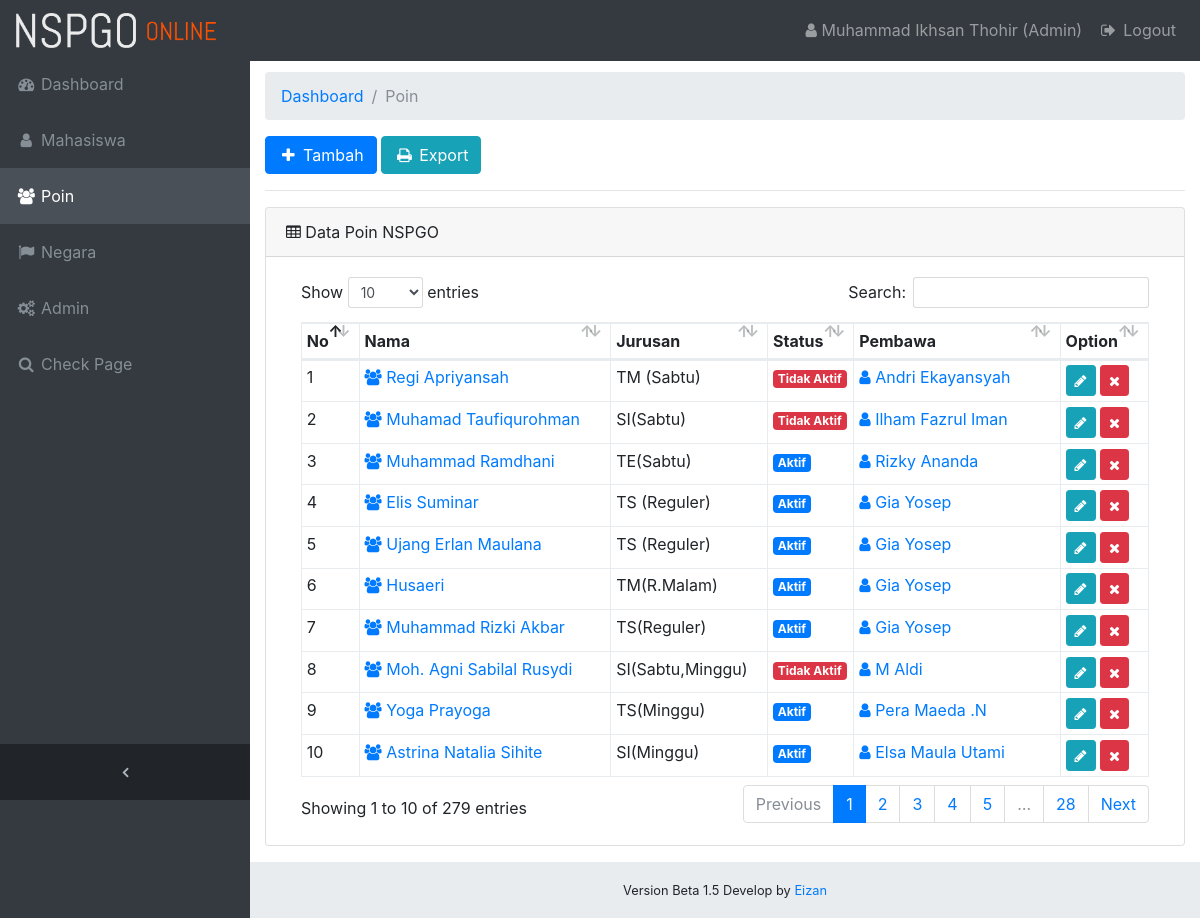
/admin/table_poin.php (signed in), run on the app's committed database.
### tables this page shows
CREATE TABLE `tbl_poin` (
  `poin_id` int(11) NOT NULL,
  `poin_nim` varchar(255) NOT NULL,
  `mhs_nim` varchar(11) NOT NULL,
  `poin_nama` varchar(255) NOT NULL,
  `poin_kelas` varchar(255) NOT NULL,
  `poin_semester` varchar(255) NOT NULL,
  `poin_jurusan` varchar(255) NOT NULL,
  `poin_asal_sekolah` varchar(255) NOT NULL,
  `poin_status` varchar(255) NOT NULL,
  `poin_keterangan` text NOT NULL
);

CREATE TABLE `tbl_mhs` (
  `mhs_id` int(11) NOT NULL,
  `mhs_nim` varchar(255) NOT NULL,
  `mhs_no_nspgo` varchar(255) NOT NULL,
  `mhs_nama` varchar(255) NOT NULL,
  `mhs_jurusan` varchar(255) NOT NULL,
  `mhs_kelas` varchar(255) NOT NULL,
  `mhs_semester` varchar(255) NOT NULL,
  `mhs_status` varchar(255) NOT NULL,
  `mhs_keterangan` text NOT NULL,
  `mhs_poin` int(11) NOT NULL
);

### include/mysqli_class.php (called while the page is built, shortened)
<?php
class Database{
	private $db_host = "localhost";
	private $db_user = "root";
	private $db_pass = "";
	private $db_name = "nspgo";
	private $con = false;
    private $myconn = "";
	private $result = array();
	public function connect(){
		if(!$this->con){
			$this->myconn = new mysqli($this->db_host,$this->db_user,$this->db_pass,$this->db_name);
            if($this->myconn->connect_errno > 0){
                array_push($this->result,$this->myconn->connect_error);
                return false;
            }else{
                $this->con = true;
                return true;
            }
        }else{
            return true;
        }
	}
	public function sql($sql){
		$query = $this->myconn->query($sql);
		if($query){
			$this->numResults = $query->num_rows;
			for($i = 0; $i < $this->numResults; $i++){
				$r = $query->fetch_array();
               	$key = array_keys($r);
               	for($x = 0; $x < count($key); $x++){
                   	if(!is_int($key[$x])){
                   		if($query->num_rows >= 1){
                   			$this->result[$i][$key[$x]] = $r[$key[$x]];
						}else{
							$this->result = null;
						}
					}
				}
			}
			return true;
		}else{
			array_push($this->result,$this->myconn->error);
			return false;
		}
	}
    public function getResult(){
        $val = $this->result;
        $this->result = array();
        return $val;
    }
}

### admin/table_poin.php (the view, shortened to what this page needs)
<?php
include '../include/header.php';
include '../include/nav.php';
include '../include/mysqli_class.php';
?>
<ol class="breadcrumb">
	<li class="breadcrumb-item">
		<a href="index.php">Dashboard</a>
	</li>
	<li class="breadcrumb-item active">Poin</li>
</ol>
<a class="btn btn-primary" href="add_poin.php"><span class="fa fa-fw fa-plus"></span> Tambah</a>
<a class="btn btn-info" href="export_poin.php"><span class="fa fa-fw fa-print"></span> Export</a>
<hr>
<div class="card mb-3">
	<div class="card-header">
		<i class="fa fa-table"></i> Data Poin NSPGO
	</div>
	<div class="card-body">
		<div class="table-responsive">
			<?php
			$db = new Database();
			$db->connect();
			$db->sql('SELECT * FROM tbl_poin ORDER BY poin_id DESC');
			$res = $db->getResult();
			$no = 0;
			if ($res) {
				?>
				<table class="table table-bordered table-sm text-nowrap" id="dataTable" cellspacing="0">
					<thead>
						<tr>
							<th>No</th>
							<th>Nama</th>
							<th>Jurusan</th>
							<th>Status</th>
							<th>Pembawa</th>
							<th width="5%">Option</th>
						</tr>
					</thead>
					<tbody>
						<?php
						foreach ($res as $output) {
							$no++;
							?>
							<tr>
								<td><?php echo $no ?></td>
								<td><a href="detail_poin.php?poin_id=<?php echo $output['poin_id']; ?>"><span class="fa fa-users"></span> <?php echo $output['poin_nama']; ?></a></td>
								<td><?php echo $output['poin_jurusan']; ?></td>
								<td>
									<?php
									$status = $output['poin_status'];
									if ($status === "Aktif") {
										echo'<span class="badge badge-primary">'.$status.'</span>';
									} elseif ($status === "Tidak Aktif") {
										echo'<span class="badge badge-danger">'.$status.'</span>';
									} elseif ($status === "Dipakai") {
										echo'<span class="badge badge-info">'.$status.'</span>';
									}else {
										echo'<span class="badge badge-default">'.$status.'</span>';
									}
									?>
								</td>
								<td>
									<?php
									$mhs_nim_mhs = $output['mhs_nim'];
									if($mhs_nim_mhs){
										$db->sql("select * from tbl_mhs where mhs_nim in (select mhs_nim from tbl_poin where mhs_nim=$mhs_nim_mhs)");
										$res2 = $db->getResult();
										if($res2){
											foreach ($res2 as $output2) {
												echo '<a href="poin.php?mhs_nim='.$mhs_nim_mhs.'"><span class="fa fa-user"></span> '.$output2['mhs_nama'].'</a>';
											}
										}else{
											echo "Tidak ada Pembawa";
										}
									}else{
										echo "Tidak ada Pembawa";
									}
									?>
								</td>
								<td>
									<a href="edit_poin.php?poin_id=<?php echo $output['poin_id']; ?>" class="btn btn-info btn-sm"><span class="fa fa-pencil"></span></a>
									<a class="btn btn-danger btn-sm" data-toggle="modal" data-target="#deletePoinModal<?php echo $output['poin_id']; ?>" href=""><span class="fa fa-remove"></span></a>
								</td>
							</tr>
							<?php
						}
					}
					else{
						echo "<h3>Tidak ada Data</h3>";
					}
					?>
				</tbody>
			</table>
		</div>
	</div>
</div>
<?php
include '../include/footer.php';
?>

### css/sb-admin.css (style rules this page uses)
html { position: relative; min-height: 100%; }
body { overflow-x: hidden; }
body.sticky-footer { margin-bottom: 56px; }
body.fixed-nav { padding-top: 56px; }

### data on the page
tbl_poin: poin_nama "Regi Apriyansah", poin_jurusan "TM (Sabtu)", poin_status "Tidak Aktif"
tbl_mhs: mhs_nama "Andri Ekayansyah"
tbl_poin: poin_nama "Muhamad Taufiqurohman", poin_jurusan "SI(Sabtu)", poin_status "Tidak Aktif"
tbl_mhs: mhs_nama "Ilham Fazrul Iman"
tbl_poin: poin_nama "Muhammad Ramdhani", poin_jurusan "TE(Sabtu)", poin_status "Aktif"
tbl_mhs: mhs_nama "Rizky Ananda"
tbl_poin: poin_nama "Elis Suminar", poin_jurusan "TS (Reguler)", poin_status "Aktif"
tbl_mhs: mhs_nama "Gia Yosep"
tbl_poin: poin_nama "Ujang Erlan Maulana", poin_jurusan "TS (Reguler)", poin_status "Aktif"
tbl_poin: poin_nama "Husaeri", poin_jurusan "TM(R.Malam)", poin_status "Aktif"
tbl_poin: poin_nama "Muhammad Rizki Akbar", poin_jurusan "TS(Reguler)", poin_status "Aktif"
tbl_poin: poin_nama "Moh. Agni Sabilal Rusydi", poin_jurusan "SI(Sabtu,Minggu)", poin_status "Tidak Aktif"
tbl_mhs: mhs_nama "M Aldi"
tbl_poin: poin_nama "Yoga Prayoga", poin_jurusan "TS(Minggu)", poin_status "Aktif"
tbl_mhs: mhs_nama "Pera Maeda .N"
tbl_poin: poin_nama "Astrina Natalia Sihite", poin_jurusan "SI(Minggu)", poin_status "Aktif"
tbl_mhs: mhs_nama "Elsa Maula Utami"

### other printed values
$_SESSION['nama'] "Muhammad Ikhsan Thohir"
$_SESSION['akses_level'] "Admin"
